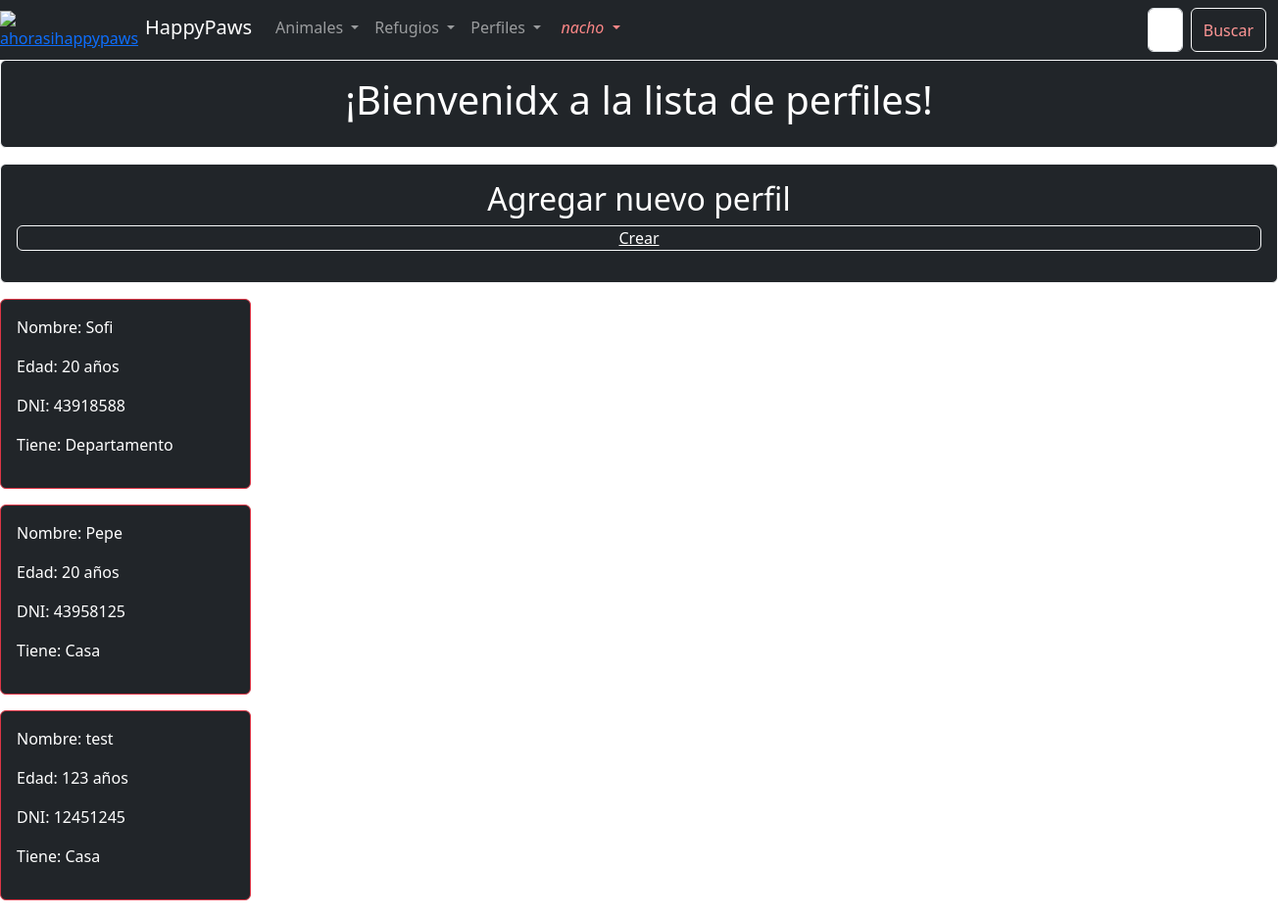
Before: /profile-list/ (signed in) with the older database file.
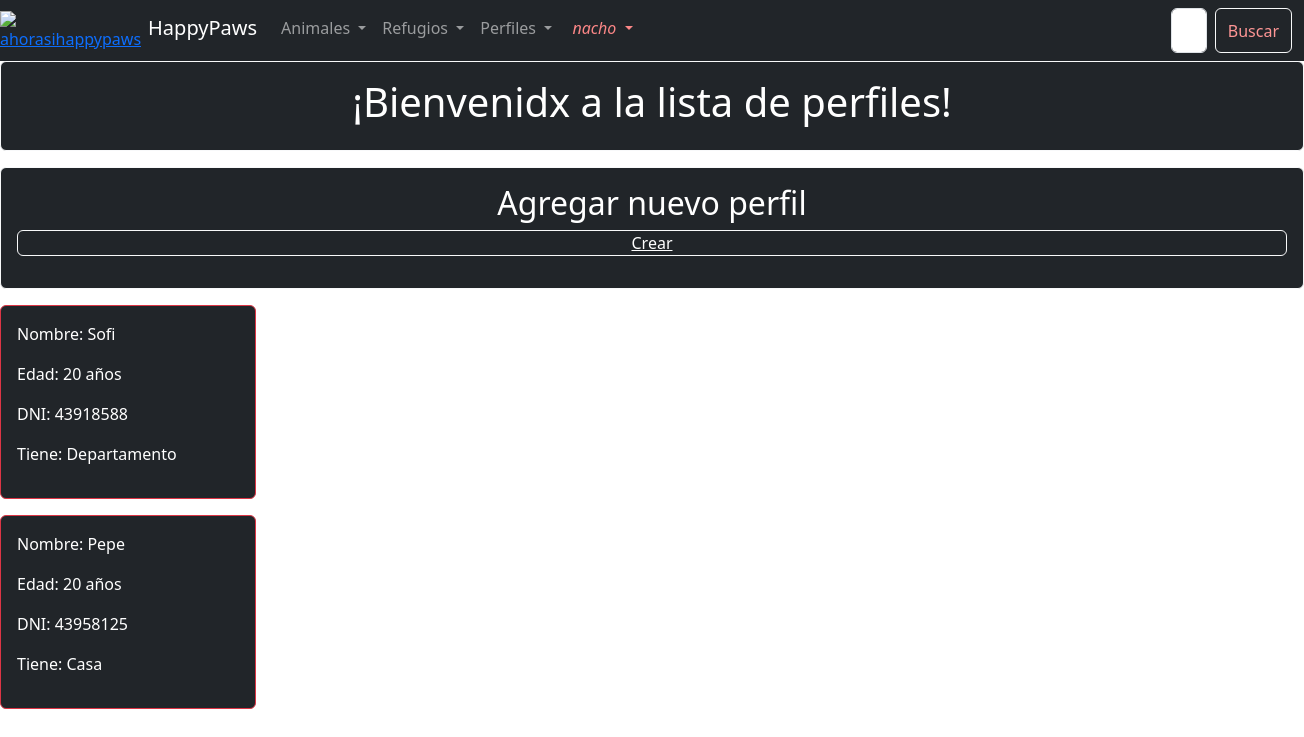
After: the same page with the newer database file.
### animal_app/models.py (models this page shows, shortened)
class Person(models.Model):
    name = models.CharField(max_length=100)
    age = models.IntegerField()
    dni = models.IntegerField()
    house_type = models.CharField(max_length=50)

### animal_app/views.py (the view)
# urls.py: path("profile-list/", profile_list),
def profile_list(request):
    if "search" in request.GET:
        search = request.GET["search"]
        all_profiles = Person.objects.filter(name_icontains=search)
    else:
        all_profiles= Person.objects.all()
    context = {
        "profiles":all_profiles,
    }
    return render(request, "profile-list.html", context = context)

### templates/profile-list.html (shortened to what this page needs)
{% extends "base.html" %}
{% block content %}
<div class="card text-bg-dark mb-3 card border-light mb-3">
    <div class="card-body">
        <h1 style="text-align:center;">¡Bienvenidx a la lista de perfiles!</h1>
    </div>
</div>
<div class="card text-bg-dark mb-3 card border-light mb-3">
    <div class="card-body">
        <h2 style="text-align:center;"> Agregar nuevo perfil</h2>
        <a href="/create-profile/" class="card text-bg-dark mb-3 card border-light mb-3" style="text-align: center;">Crear</a>
    </div>
</div>
    {% for profile in profiles %}
    <div class="card text-bg-dark mb-3 card border-danger mb-3" style="max-width: 16rem;">
        <div class="card-body">
        <p> Nombre: {{profile.name}} </p>
        <p> Edad: {{profile.age}} años</p>
        <p> DNI: {{profile.dni}} </p>
        <p> Tiene: {{profile.house_type}} </p>
        </div>
    </div>
    {% endfor %}
{% endblock %}

Changed rows visible on the page:
removed Person: name "test", age "123", dni "12451245", house_type "Casa"
